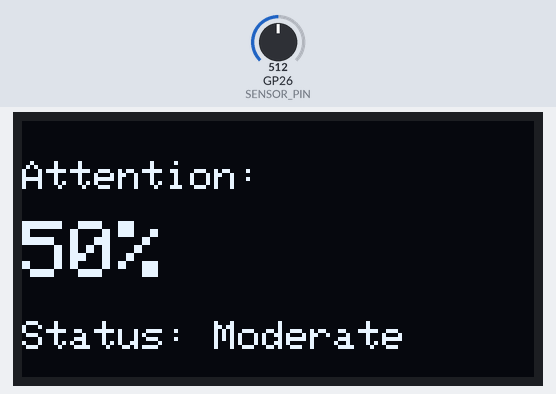
Bench run of a sketch on a simulated Raspberry Pi Pico. Parts: 128×64 one-colour display. Inputs (shaded band) come from the test bench; at power-on: GP26 (SENSOR_PIN) = 512. What the sketch prints to the serial monitor is not drawn.

Above: at 1.2 s.
1.3 s: GP26 (SENSOR_PIN) set to 540
At 2.0 s:
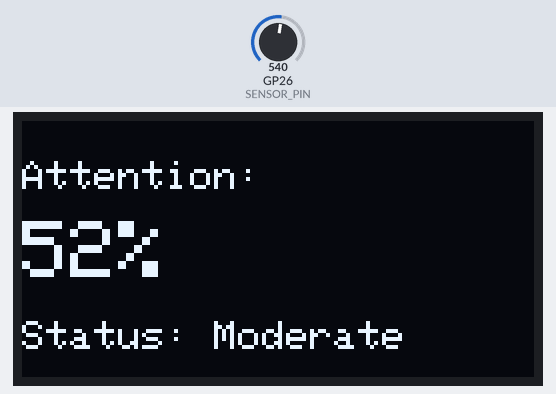
2.8 s: GP26 (SENSOR_PIN) set to 319
At 4.1 s:
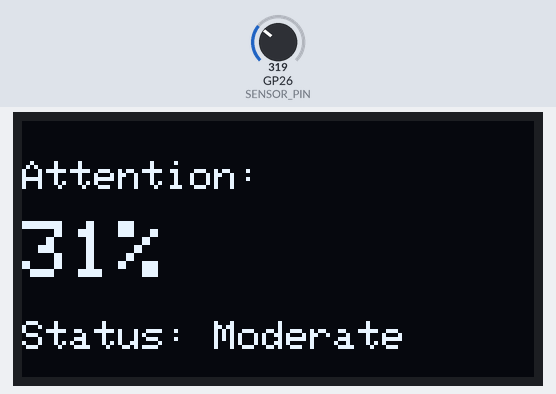
4.4 s: GP26 (SENSOR_PIN) set to 300
At 5.4 s:
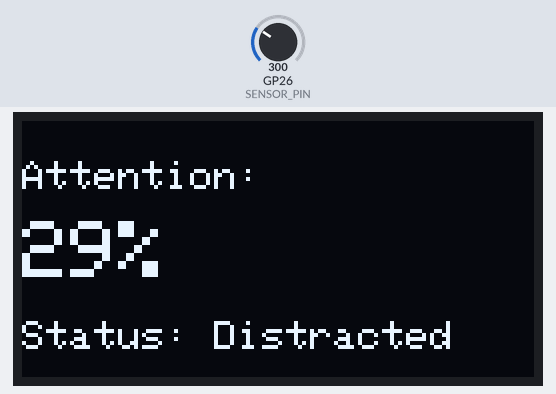
6.1 s: GP26 (SENSOR_PIN) set to 122
At 6.5 s:
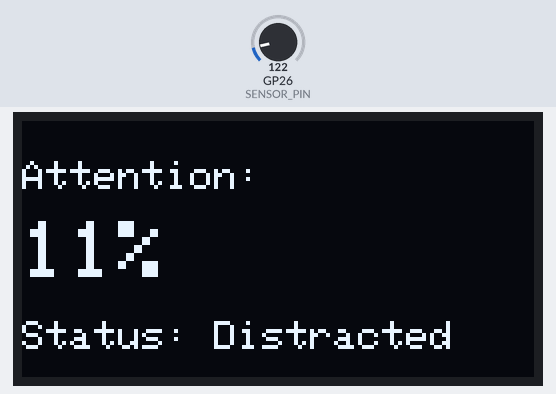
7.7 s: GP26 (SENSOR_PIN) set to 511
At 8.8 s:
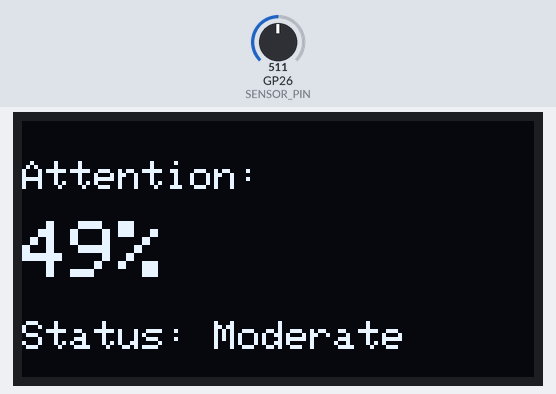
9.3 s: GP26 (SENSOR_PIN) set to 900
At 9.9 s:
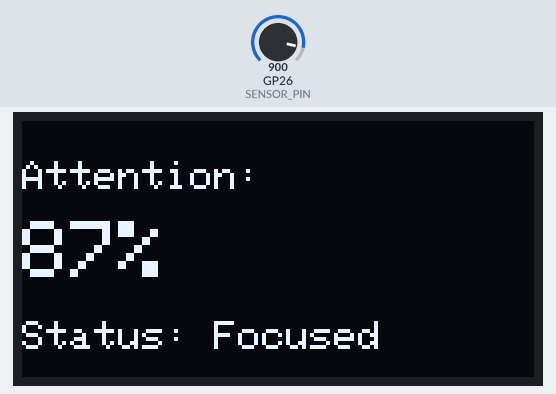
Timing chart, 0 to 12.0 s (numbered marks = the images above; inputs shaded):
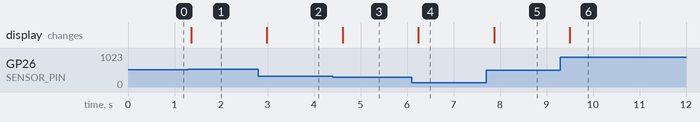

Measured:
- the behaviour switches between 521 and 522 on GP26 (SENSOR_PIN) (found by bisection; images 0 and 1)
- the behaviour switches between 307 and 306 on GP26 (SENSOR_PIN) (found by bisection; images 2 and 3)
- after the input at 1.3 s, the display: changes after 0.06 s (image 1)
- after the input at 2.8 s, the display: changes after 0.19 s (image 2)
- after the input at 4.4 s, the display: changes after 0.22 s (image 3)
- after the input at 6.1 s, the display: changes after 0.15 s (image 4)
- after the input at 7.7 s, the display: changes after 0.17 s (image 5)
- after the input at 9.3 s, the display: changes after 0.20 s (image 6)

The sketch:

sketch.ino
```cpp
#include <Wire.h>
#include <Adafruit_GFX.h>
#include <Adafruit_SSD1306.h>

#define SCREEN_WIDTH 128
#define SCREEN_HEIGHT 64

Adafruit_SSD1306 display(SCREEN_WIDTH, SCREEN_HEIGHT, &Wire, -1);

#define SENSOR_PIN 26  // GP26

void setup() {
  Serial.begin(115200);

  Wire.setSDA(4);
  Wire.setSCL(5);
  Wire.begin();

  if(!display.begin(SSD1306_SWITCHCAPVCC, 0x3C)) {
    Serial.println("OLED not found");
    while(1);
  }

  display.clearDisplay();
}

void loop() {
  int value = analogRead(SENSOR_PIN);
  int percentage = map(value, 0, 1023, 0, 100);

  String status;

  if (percentage < 30) status = "Distracted";
  else if (percentage < 70) status = "Moderate";
  else status = "Focused";

  // Display output
  display.clearDisplay();

  display.setTextSize(1);
  display.setTextColor(WHITE);

  display.setCursor(0, 10);
  display.print("Attention:");

  display.setTextSize(2);
  display.setCursor(0, 25);
  display.print(percentage);
  display.print("%");

  display.setTextSize(1);
  display.setCursor(0, 50);
  display.print("Status: ");
  display.print(status);

  display.display();

  Serial.print("Score: ");
  Serial.println(percentage);

  delay(300);
}
```
